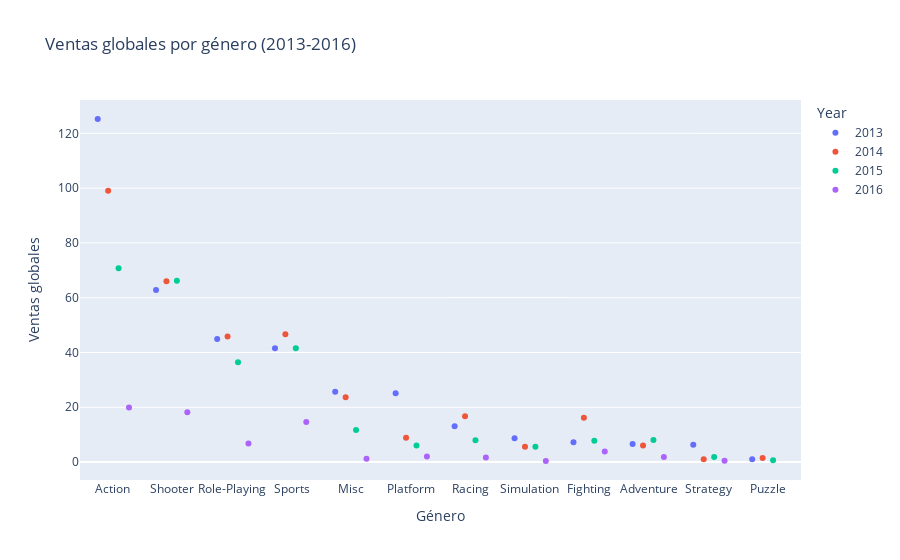

This figure's notebook cell:
### Code cell
# 5. En los últimos 4 años: Se seleccionó el periodo de 2013 a 2016 para tener mayor número de datos para el análisis. 
# 5.1. ¿qué género ha tenido el mayor y menor crecimiento?
fig = px.strip(df_sales_genre[(df_sales_genre['Year'] >= 2013) & (df_sales_genre['Year'] <= 2016)], x ='Genre', y='Global_Sales', color='Year', title='Ventas globales por género (2013-2016)')
fig.update_layout(yaxis_title='Ventas globales')
fig.update_layout(xaxis_title='Género')
fig.show()

### Figure 1 — Plotly figure (JSON) as saved in the notebook; plotly's stock layout.template omitted (floating-point values rounded to 4 significant figures)
{"data": [{"alignmentgroup": "True", "boxpoints": "all", "fillcolor": "rgba(255,255,255,0)", "hoveron": "points", "hovertemplate": "Year=2013<br>Genre=%{x}<br>Global_Sales=%{y}<extra></extra>", "legendgroup": "2013", "line": {"color": "rgba(255,255,255,0)"}, "marker": {"color": "#636efa"}, "name": "2013", "offsetgroup": "2013", "orientation": "v", "pointpos": 0, "showlegend": true, "type": "box", "x": ["Action", "Shooter", "Role-Playing", "Sports", "Misc", "Platform", "Racing", "Simulation", "Fighting", "Adventure", "Strategy", "Puzzle"], "x0": " ", "xaxis": "x", "y": [125.2, 62.8, 44.92, 41.55, 25.65, 25.12, 13.04, 8.67, 7.21, 6.61, 6.33, 0.99], "y0": " ", "yaxis": "y"}, {"alignmentgroup": "True", "boxpoints": "all", "fillcolor": "rgba(255,255,255,0)", "hoveron": "points", "hovertemplate": "Year=2014<br>Genre=%{x}<br>Global_Sales=%{y}<extra></extra>", "legendgroup": "2014", "line": {"color": "rgba(255,255,255,0)"}, "marker": {"color": "#EF553B"}, "name": "2014", "offsetgroup": "2014", "orientation": "v", "pointpos": 0, "showlegend": true, "type": "box", "x": ["Action", "Shooter", "Sports", "Role-Playing", "Misc", "Racing", "Fighting", "Platform", "Adventure", "Simulation", "Puzzle", "Strategy"], "x0": " ", "xaxis": "x", "y": [99.02, 66, 46.66, 45.86, 23.68, 16.69, 16.15, 8.89, 6.06, 5.55, 1.5, 0.99], "y0": " ", "yaxis": "y"}, {"alignmentgroup": "True", "boxpoints": "all", "fillcolor": "rgba(255,255,255,0)", "hoveron": "points", "hovertemplate": "Year=2015<br>Genre=%{x}<br>Global_Sales=%{y}<extra></extra>", "legendgroup": "2015", "line": {"color": "rgba(255,255,255,0)"}, "marker": {"color": "#00cc96"}, "name": "2015", "offsetgroup": "2015", "orientation": "v", "pointpos": 0, "showlegend": true, "type": "box", "x": ["Action", "Shooter", "Sports", "Role-Playing", "Misc", "Adventure", "Racing", "Fighting", "Platform", "Simulation", "Strategy", "Puzzle"], "x0": " ", "xaxis": "x", "y": [70.7, 66.15, 41.54, 36.44, 11.69, 8.03, 7.92, 7.78, 6.05, 5.62, 1.82, 0.7], "y0": " ", "yaxis": "y"}, {"alignmentgroup": "True", "boxpoints": "all", "fillcolor": "rgba(255,255,255,0)", "hoveron": "points", "hovertemplate": "Year=2016<br>Genre=%{x}<br>Global_Sales=%{y}<extra></extra>", "legendgroup": "2016", "line": {"color": "rgba(255,255,255,0)"}, "marker": {"color": "#ab63fa"}, "name": "2016", "offsetgroup": "2016", "orientation": "v", "pointpos": 0, "showlegend": true, "type": "box", "x": ["Action", "Shooter", "Sports", "Role-Playing", "Fighting", "Platform", "Adventure", "Racing", "Misc", "Strategy", "Simulation"], "x0": " ", "xaxis": "x", "y": [19.91, 18.22, 14.6, 6.76, 3.86, 2.07, 1.81, 1.64, 1.17, 0.5, 0.39], "y0": " ", "yaxis": "y"}], "layout": {"boxmode": "group", "legend": {"title": {"text": "Year"}, "tracegroupgap": 0}, "title": {"text": "Ventas globales por género (2013-2016)"}, "xaxis": {"anchor": "y", "domain": [0, 1], "title": {"text": "Género"}}, "yaxis": {"anchor": "x", "domain": [0, 1], "title": {"text": "Ventas globales"}}}}
